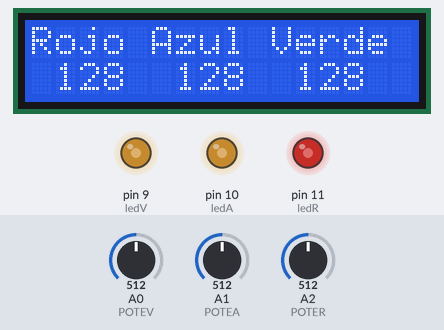
Bench run of a sketch on a simulated Arduino Uno, built with avr-gcc and run on an emulated ATmega328P. Parts: 16×2 character LCD, output pins drawn as LEDs (lit = HIGH). The test bench sets the inputs (shaded band); at power-on: A0 (POTEV) = 512, A2 (POTER) = 512, A1 (POTEA) = 512. What the sketch prints to the serial monitor is not drawn.

Above: at 3.2 s.
3.3 s: A0 (POTEV) set to 608
At 4.5 s:
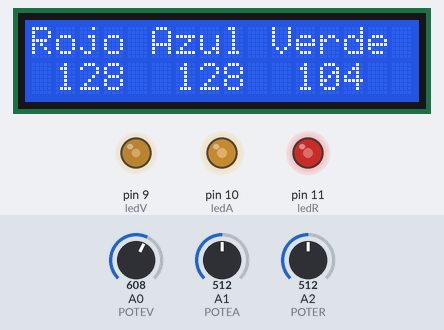
4.8 s: A0 (POTEV) set to 643
At 5.5 s:
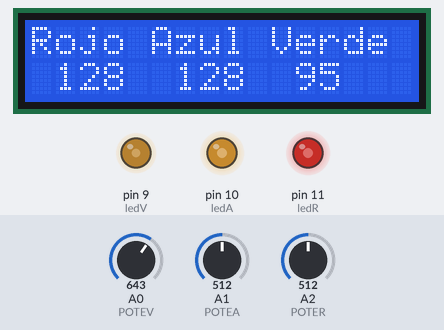
6.3 s: A2 (POTER) set to 610
At 7.2 s:
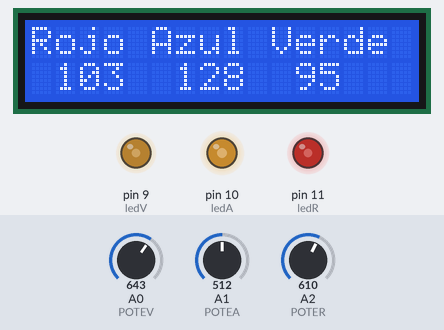
7.8 s: A2 (POTER) set to 637
At 8.8 s:
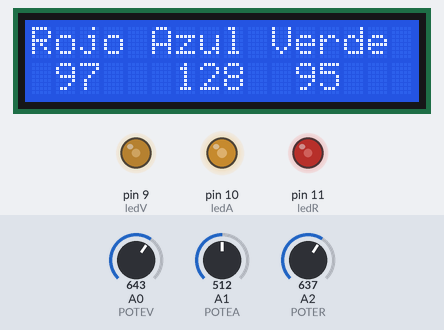
9.3 s: A1 (POTEA) set to 612
At 9.9 s:
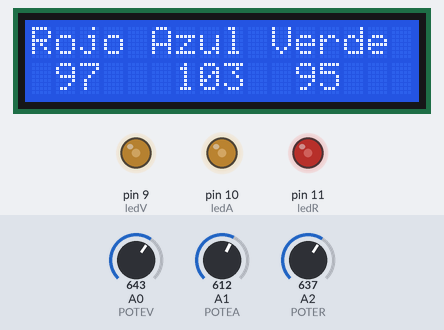
10.8 s: A1 (POTEA) set to 639
At 12.1 s:
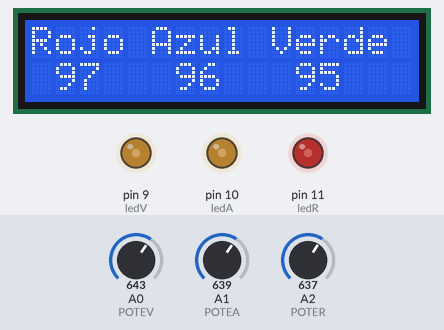
Timing chart, 0 to 13.3 s (numbered marks = the images above; inputs shaded):
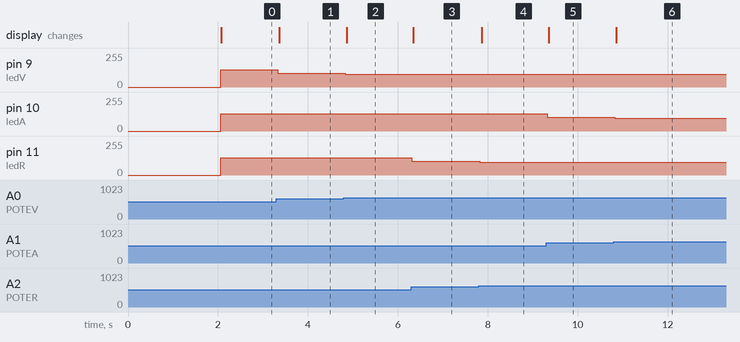

Measured:
- after the input at 3.3 s, pin 9 (ledV): 128/255 → 104/255 at once; the display: changes after 0.07 s (image 1)
- after the input at 4.8 s, pin 9 (ledV): 104/255 → 95/255 at once; the display: changes after 0.07 s (image 2)
- after the input at 6.3 s, pin 11 (ledR): 128/255 → 103/255 at once; the display: changes after 0.05 s (image 3)
- after the input at 7.8 s, pin 11 (ledR): 103/255 → 97/255 at once; the display: changes after 0.06 s (image 4)
- after the input at 9.3 s, pin 10 (ledA): 128/255 → 103/255 at once; the display: changes after 0.06 s (image 5)
- after the input at 10.8 s, pin 10 (ledA): 103/255 → 96/255 at once; the display: changes after 0.06 s (image 6)

The sketch:

practica_RGB.ino
```cpp
#include <LiquidCrystal.h>

#define POTEV A0
#define POTEA A1
#define POTER A2

void imprimirLCD();

// Definir los pines utilizados para la pantalla LCD
const int rs = 7, en = 6, d4 = 5, d5 = 4, d6 = 3, d7 = 2;
LiquidCrystal lcd(rs, en, d4, d5, d6, d7);

unsigned long tiempo_anterior = 0;

int ledV = 9,
    ledA = 10,
    ledR = 11;
int verde = 0, azul = 0, rojo = 0, anterior = 0;

void setup()
{
  pinMode(ledV, OUTPUT);
  pinMode(ledA, OUTPUT);
  pinMode(ledR, OUTPUT);

  pinMode(POTEV, INPUT);
  pinMode(POTEA, INPUT);
  pinMode(POTER, INPUT);

  // Inicializar puerto serie
  Serial.begin(9600);

  // Inicializar la pantalla LCD
  lcd.begin(16, 2);
  lcd.setCursor(3, 0);
  lcd.print("Hola mundo");
  lcd.setCursor(8, 1);
  lcd.print("by Polos");
  delay(2000);
}

void loop()
{

  verde = map(analogRead(POTEV), 0, 1023, 255, 0);
  azul = map(analogRead(POTEA), 0, 1023, 255, 0);
  rojo = map(analogRead(POTER), 0, 1023, 255, 0);

  analogWrite(ledV, verde);
  analogWrite(ledA, azul);
  analogWrite(ledR, rojo);

  Serial.print("Rojo: " + String(rojo));
  Serial.print("\tVerde: " + String(verde));
  Serial.println("\tAzul: " + String(azul));
  int cambio = rojo + verde + azul;
  if (cambio != anterior)
  {
    anterior = cambio;
    imprimirLCD();
  }
}

void imprimirLCD()
{
  if (millis() - tiempo_anterior >= 200)
  {
    tiempo_anterior = millis();

    // Limpiar la pantalla LCD
    lcd.clear();

    // Imprimir la variable en la primera línea de la pantalla
    lcd.setCursor(0, 0);
    lcd.print("Rojo Azul Verde");

    // Imprimir el valor de la variable en la segunda línea de la pantalla
    lcd.setCursor(1, 1);
    lcd.print(rojo);
    lcd.setCursor(6, 1);
    lcd.print(azul);
    lcd.setCursor(11, 1);
    lcd.print(verde);
  }
}
```
